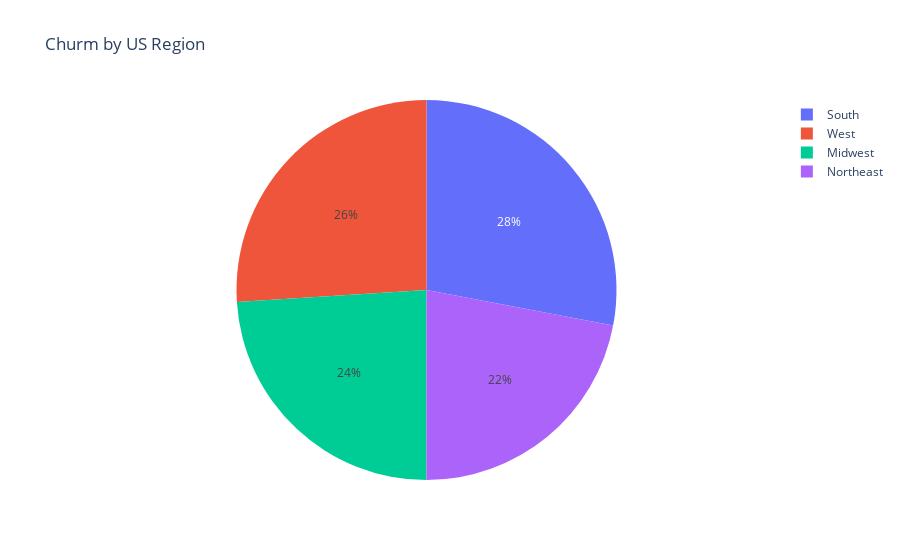

Notebook cell for this chart:
### Code cell
# Vamos agrupar o número de clientes perdidos em regiões geográficas e tentar entender se há algum insight.

region_group = region.groupby('Region', as_index=False)['Sum of Churn'].count()
display(region_group)


fig = px.pie(region_group, values='Sum of Churn', names='Region', title='Churm by US Region')
fig.show()

### Figure 1 — Plotly figure (JSON) as saved in the notebook; plotly's stock layout.template omitted (floating-point values rounded to 4 significant figures)
{"data": [{"domain": {"x": [0, 1], "y": [0, 1]}, "hovertemplate": "Region=%{label}<br>Sum of Churn=%{value}<extra></extra>", "labels": ["Midwest", "Northeast", "South", "West"], "legendgroup": "", "name": "", "showlegend": true, "type": "pie", "values": [12, 11, 14, 13]}], "layout": {"legend": {"tracegroupgap": 0}, "title": {"text": "Churm by US Region"}}}
